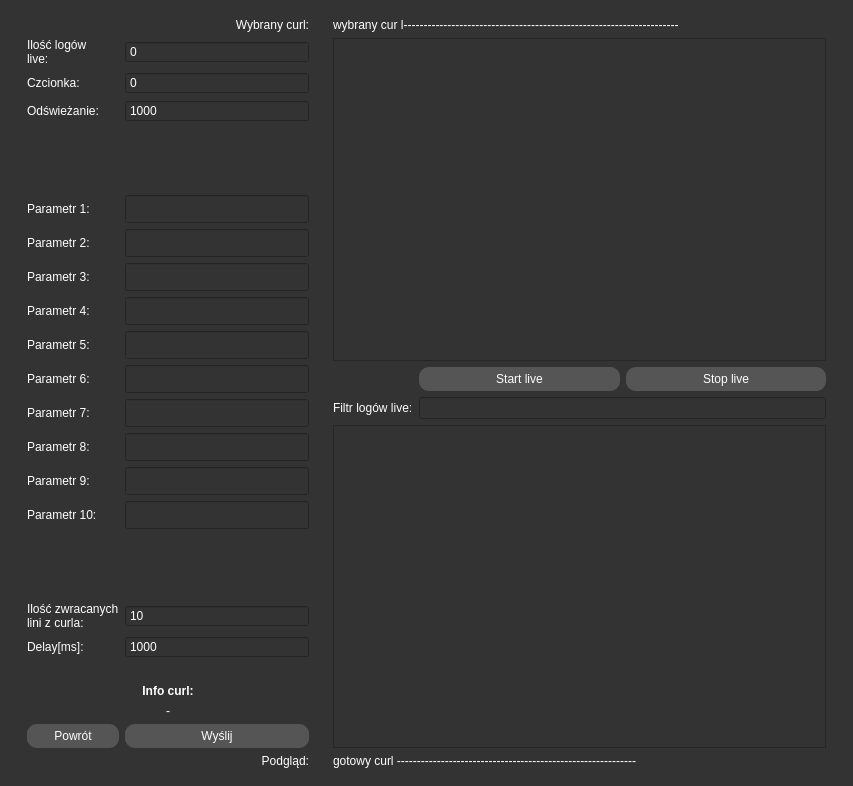
<?xml version="1.0" encoding="UTF-8"?>
<ui version="4.0">
 <class>MainWindow</class>
 <widget class="QMainWindow" name="MainWindow">
  <property name="geometry">
   <rect>
    <x>0</x>
    <y>0</y>
    <width>853</width>
    <height>786</height>
   </rect>
  </property>
  <property name="minimumSize">
   <size>
    <width>853</width>
    <height>786</height>
   </size>
  </property>
  <property name="windowTitle">
   <string>MainWindow</string>
  </property>
  <property name="styleSheet">
   <string notr="true">*{
	color:#fff;
	font:20px  &quot;Lucida Sans&quot;;
	
}
QWidget{
background-color: #333333;

}

QPushButton{
	color:#fff;
	background-color:#555555;
	border-radius: 10px;
	padding:5px;
}

QPushButton::hover{
	background-color:#111;
}

QPushButton::pressed{
	color:#111;
	background-color:#22aa33;
}</string>
  </property>
  <widget class="QWidget" name="centralwidget">
   <layout class="QGridLayout" name="gridLayout">
    <item row="0" column="1">
     <widget class="QStackedWidget" name="stackedWidget">
      <property name="currentIndex">
       <number>2</number>
      </property>
      <widget class="QWidget" name="homePage">
       <layout class="QGridLayout" name="gridLayout_2">
        <item row="3" column="0">
         <widget class="QPushButton" name="openJsonButton">
          <property name="sizePolicy">
           <sizepolicy hsizetype="Preferred" vsizetype="Preferred">
            <horstretch>0</horstretch>
            <verstretch>0</verstretch>
           </sizepolicy>
          </property>
          <property name="styleSheet">
           <string notr="true">font: 40pt &quot;MS Shell Dlg 2&quot;;</string>
          </property>
          <property name="text">
           <string>Otwórz plik JSON</string>
          </property>
         </widget>
        </item>
        <item row="0" column="0" colspan="2">
         <widget class="QLabel" name="label">
          <property name="font">
           <font>
            <family>MS Shell Dlg 2</family>
            <pointsize>60</pointsize>
            <weight>50</weight>
            <italic>false</italic>
            <bold>false</bold>
           </font>
          </property>
          <property name="styleSheet">
           <string notr="true">font: 60pt &quot;MS Shell Dlg 2&quot;;</string>
          </property>
          <property name="text">
           <string>Curlator</string>
          </property>
          <property name="alignment">
           <set>Qt::AlignCenter</set>
          </property>
         </widget>
        </item>
        <item row="3" column="1">
         <widget class="QPushButton" name="helpButton">
          <property name="sizePolicy">
           <sizepolicy hsizetype="Preferred" vsizetype="Preferred">
            <horstretch>0</horstretch>
            <verstretch>0</verstretch>
           </sizepolicy>
          </property>
          <property name="styleSheet">
           <string notr="true">font: 40pt &quot;MS Shell Dlg 2&quot;;</string>
          </property>
          <property name="text">
           <string>Pomoc</string>
          </property>
         </widget>
        </item>
        <item row="1" column="0" colspan="2">
         <widget class="QLabel" name="infoHomePage">
          <property name="text">
           <string/>
          </property>
          <property name="alignment">
           <set>Qt::AlignCenter</set>
          </property>
         </widget>
        </item>
       </layout>
      </widget>
      <widget class="QWidget" name="curlsPage">
       <layout class="QGridLayout" name="gridLayout_3">
        <item row="1" column="1">
         <widget class="QListWidget" name="curlList"/>
        </item>
        <item row="0" column="1">
         <widget class="QLabel" name="label_2">
          <property name="text">
           <string>Wybierz curla:</string>
          </property>
         </widget>
        </item>
       </layout>
      </widget>
      <widget class="QWidget" name="curlPage">
       <property name="styleSheet">
        <string notr="true">QLabel{
font: 12pt &quot;MS Shell Dlg 2&quot;;

}

QTextEdit{
	font: 12pt &quot;MS Shell Dlg 2&quot;;
}</string>
       </property>
       <layout class="QHBoxLayout" name="horizontalLayout">
        <item>
         <widget class="QWidget" name="widget_2" native="true">
          <property name="sizePolicy">
           <sizepolicy hsizetype="Maximum" vsizetype="Preferred">
            <horstretch>0</horstretch>
            <verstretch>0</verstretch>
           </sizepolicy>
          </property>
          <property name="maximumSize">
           <size>
            <width>300</width>
            <height>16777215</height>
           </size>
          </property>
          <property name="styleSheet">
           <string notr="true">QLineEdit{

font-size:12px;
padding:5px;
}

QLabel{

font-size:12px;
}</string>
          </property>
          <layout class="QGridLayout" name="gridLayout_4">
           <property name="topMargin">
            <number>0</number>
           </property>
           <property name="bottomMargin">
            <number>0</number>
           </property>
           <item row="4" column="0">
            <spacer name="verticalSpacer">
             <property name="orientation">
              <enum>Qt::Vertical</enum>
             </property>
             <property name="sizeType">
              <enum>QSizePolicy::Expanding</enum>
             </property>
             <property name="sizeHint" stdset="0">
              <size>
               <width>20</width>
               <height>40</height>
              </size>
             </property>
            </spacer>
           </item>
           <item row="13" column="0">
            <widget class="QLabel" name="p9label">
             <property name="text">
              <string>Parametr 9:</string>
             </property>
            </widget>
           </item>
           <item row="7" column="0">
            <widget class="QLabel" name="p3label">
             <property name="text">
              <string>Parametr 3:</string>
             </property>
            </widget>
           </item>
           <item row="6" column="1">
            <widget class="QLineEdit" name="p2"/>
           </item>
           <item row="0" column="1" alignment="Qt::AlignTop">
            <widget class="QLabel" name="label_3">
             <property name="sizePolicy">
              <sizepolicy hsizetype="Preferred" vsizetype="Maximum">
               <horstretch>0</horstretch>
               <verstretch>0</verstretch>
              </sizepolicy>
             </property>
             <property name="text">
              <string>Wybrany curl:</string>
             </property>
             <property name="alignment">
              <set>Qt::AlignRight|Qt::AlignTrailing|Qt::AlignVCenter</set>
             </property>
            </widget>
           </item>
           <item row="5" column="0">
            <widget class="QLabel" name="p1label">
             <property name="text">
              <string>Parametr 1:</string>
             </property>
            </widget>
           </item>
           <item row="9" column="0">
            <widget class="QLabel" name="p5label">
             <property name="text">
              <string>Parametr 5:</string>
             </property>
            </widget>
           </item>
           <item row="19" column="0" colspan="2">
            <widget class="QLabel" name="label_20">
             <property name="sizePolicy">
              <sizepolicy hsizetype="Preferred" vsizetype="Maximum">
               <horstretch>0</horstretch>
               <verstretch>0</verstretch>
              </sizepolicy>
             </property>
             <property name="font">
              <font>
               <family>MS Shell Dlg 2</family>
               <pointsize>-1</pointsize>
               <weight>75</weight>
               <italic>false</italic>
               <bold>true</bold>
              </font>
             </property>
             <property name="styleSheet">
              <string notr="true">margin-top:20px;
font-weight:bold;</string>
             </property>
             <property name="text">
              <string>Info curl:</string>
             </property>
             <property name="alignment">
              <set>Qt::AlignCenter</set>
             </property>
            </widget>
           </item>
           <item row="20" column="0" colspan="2">
            <widget class="QLabel" name="infoCurlLabel">
             <property name="sizePolicy">
              <sizepolicy hsizetype="Preferred" vsizetype="Maximum">
               <horstretch>0</horstretch>
               <verstretch>0</verstretch>
              </sizepolicy>
             </property>
             <property name="text">
              <string>-</string>
             </property>
             <property name="alignment">
              <set>Qt::AlignCenter</set>
             </property>
            </widget>
           </item>
           <item row="13" column="1">
            <widget class="QLineEdit" name="p9"/>
           </item>
           <item row="11" column="0">
            <widget class="QLabel" name="p7label">
             <property name="text">
              <string>Parametr 7:</string>
             </property>
            </widget>
           </item>
           <item row="12" column="0">
            <widget class="QLabel" name="p8label">
             <property name="text">
              <string>Parametr 8:</string>
             </property>
            </widget>
           </item>
           <item row="8" column="1">
            <widget class="QLineEdit" name="p4"/>
           </item>
           <item row="7" column="1">
            <widget class="QLineEdit" name="p3">
             <property name="text">
              <string/>
             </property>
            </widget>
           </item>
           <item row="24" column="1" alignment="Qt::AlignBottom">
            <widget class="QLabel" name="label_4">
             <property name="sizePolicy">
              <sizepolicy hsizetype="Preferred" vsizetype="Maximum">
               <horstretch>0</horstretch>
               <verstretch>0</verstretch>
              </sizepolicy>
             </property>
             <property name="text">
              <string>Podgląd:</string>
             </property>
             <property name="alignment">
              <set>Qt::AlignRight|Qt::AlignTrailing|Qt::AlignVCenter</set>
             </property>
            </widget>
           </item>
           <item row="2" column="1">
            <widget class="QSpinBox" name="fontSize">
             <property name="sizePolicy">
              <sizepolicy hsizetype="Preferred" vsizetype="Maximum">
               <horstretch>0</horstretch>
               <verstretch>0</verstretch>
              </sizepolicy>
             </property>
             <property name="buttonSymbols">
              <enum>QAbstractSpinBox::NoButtons</enum>
             </property>
            </widget>
           </item>
           <item row="1" column="1">
            <widget class="QSpinBox" name="maxLineLogLive">
             <property name="sizePolicy">
              <sizepolicy hsizetype="Preferred" vsizetype="Maximum">
               <horstretch>0</horstretch>
               <verstretch>0</verstretch>
              </sizepolicy>
             </property>
             <property name="maximumSize">
              <size>
               <width>9999</width>
               <height>16777215</height>
              </size>
             </property>
             <property name="buttonSymbols">
              <enum>QAbstractSpinBox::NoButtons</enum>
             </property>
             <property name="maximum">
              <number>3000</number>
             </property>
            </widget>
           </item>
           <item row="5" column="1">
            <widget class="QLineEdit" name="p1"/>
           </item>
           <item row="6" column="0">
            <widget class="QLabel" name="p2label">
             <property name="text">
              <string>Parametr 2:</string>
             </property>
            </widget>
           </item>
           <item row="10" column="0">
            <widget class="QLabel" name="p6label">
             <property name="text">
              <string>Parametr 6:</string>
             </property>
            </widget>
           </item>
           <item row="8" column="0">
            <widget class="QLabel" name="p4label">
             <property name="text">
              <string>Parametr 4:</string>
             </property>
            </widget>
           </item>
           <item row="1" column="0">
            <widget class="QLabel" name="label_6">
             <property name="text">
              <string>Ilość logów
live:</string>
             </property>
            </widget>
           </item>
           <item row="14" column="0">
            <widget class="QLabel" name="p10label">
             <property name="text">
              <string>Parametr 10:</string>
             </property>
            </widget>
           </item>
           <item row="14" column="1">
            <widget class="QLineEdit" name="p10"/>
           </item>
           <item row="2" column="0">
            <widget class="QLabel" name="label_7">
             <property name="text">
              <string>Czcionka:</string>
             </property>
            </widget>
           </item>
           <item row="12" column="1">
            <widget class="QLineEdit" name="p8"/>
           </item>
           <item row="9" column="1">
            <widget class="QLineEdit" name="p5"/>
           </item>
           <item row="10" column="1">
            <widget class="QLineEdit" name="p6"/>
           </item>
           <item row="11" column="1">
            <widget class="QLineEdit" name="p7"/>
           </item>
           <item row="23" column="1">
            <widget class="QPushButton" name="sendPushButton">
             <property name="sizePolicy">
              <sizepolicy hsizetype="Preferred" vsizetype="Maximum">
               <horstretch>0</horstretch>
               <verstretch>0</verstretch>
              </sizepolicy>
             </property>
             <property name="text">
              <string>Wyślij</string>
             </property>
            </widget>
           </item>
           <item row="23" column="0">
            <widget class="QPushButton" name="backPushButton">
             <property name="sizePolicy">
              <sizepolicy hsizetype="Preferred" vsizetype="Maximum">
               <horstretch>0</horstretch>
               <verstretch>0</verstretch>
              </sizepolicy>
             </property>
             <property name="text">
              <string>Powrót</string>
             </property>
            </widget>
           </item>
           <item row="15" column="0">
            <spacer name="verticalSpacer_2">
             <property name="orientation">
              <enum>Qt::Vertical</enum>
             </property>
             <property name="sizeHint" stdset="0">
              <size>
               <width>20</width>
               <height>40</height>
              </size>
             </property>
            </spacer>
           </item>
           <item row="16" column="0">
            <widget class="QLabel" name="label_9">
             <property name="text">
              <string>Ilość zwracanych
lini z curla:</string>
             </property>
            </widget>
           </item>
           <item row="16" column="1">
            <widget class="QSpinBox" name="countLineForCurl">
             <property name="buttonSymbols">
              <enum>QAbstractSpinBox::NoButtons</enum>
             </property>
             <property name="value">
              <number>10</number>
             </property>
            </widget>
           </item>
           <item row="3" column="0">
            <widget class="QLabel" name="label_5">
             <property name="styleSheet">
              <string notr="true">spacing-bottom:20px;</string>
             </property>
             <property name="text">
              <string>Odświeżanie:</string>
             </property>
            </widget>
           </item>
           <item row="3" column="1">
            <widget class="QSpinBox" name="timerPHSLive">
             <property name="styleSheet">
              <string notr="true"/>
             </property>
             <property name="buttonSymbols">
              <enum>QAbstractSpinBox::NoButtons</enum>
             </property>
             <property name="minimum">
              <number>100</number>
             </property>
             <property name="maximum">
              <number>2000</number>
             </property>
             <property name="singleStep">
              <number>100</number>
             </property>
             <property name="value">
              <number>1000</number>
             </property>
            </widget>
           </item>
           <item row="17" column="0">
            <widget class="QLabel" name="label_10">
             <property name="text">
              <string>Delay[ms]:</string>
             </property>
            </widget>
           </item>
           <item row="17" column="1">
            <widget class="QSpinBox" name="delayForCurlResponse">
             <property name="buttonSymbols">
              <enum>QAbstractSpinBox::NoButtons</enum>
             </property>
             <property name="minimum">
              <number>100</number>
             </property>
             <property name="maximum">
              <number>5000</number>
             </property>
             <property name="singleStep">
              <number>100</number>
             </property>
             <property name="value">
              <number>1000</number>
             </property>
            </widget>
           </item>
          </layout>
         </widget>
        </item>
        <item>
         <widget class="QWidget" name="widget" native="true">
          <property name="sizePolicy">
           <sizepolicy hsizetype="Preferred" vsizetype="Preferred">
            <horstretch>0</horstretch>
            <verstretch>0</verstretch>
           </sizepolicy>
          </property>
          <property name="minimumSize">
           <size>
            <width>150</width>
            <height>0</height>
           </size>
          </property>
          <layout class="QGridLayout" name="gridLayout_5">
           <property name="topMargin">
            <number>0</number>
           </property>
           <property name="bottomMargin">
            <number>0</number>
           </property>
           <item row="2" column="4">
            <widget class="QPushButton" name="stopLiveLog">
             <property name="text">
              <string>Stop live</string>
             </property>
            </widget>
           </item>
           <item row="1" column="2" colspan="3">
            <widget class="QTextEdit" name="logPHSLive">
             <property name="sizePolicy">
              <sizepolicy hsizetype="Preferred" vsizetype="Preferred">
               <horstretch>0</horstretch>
               <verstretch>0</verstretch>
              </sizepolicy>
             </property>
             <property name="readOnly">
              <bool>true</bool>
             </property>
            </widget>
           </item>
           <item row="4" column="2" colspan="3">
            <widget class="QTextEdit" name="logAfterCurl">
             <property name="sizePolicy">
              <sizepolicy hsizetype="Preferred" vsizetype="Preferred">
               <horstretch>0</horstretch>
               <verstretch>0</verstretch>
              </sizepolicy>
             </property>
             <property name="readOnly">
              <bool>true</bool>
             </property>
            </widget>
           </item>
           <item row="5" column="2" colspan="3">
            <widget class="QLabel" name="finishedCurl">
             <property name="sizePolicy">
              <sizepolicy hsizetype="Preferred" vsizetype="Maximum">
               <horstretch>0</horstretch>
               <verstretch>0</verstretch>
              </sizepolicy>
             </property>
             <property name="styleSheet">
              <string notr="true">font-size:12px;</string>
             </property>
             <property name="text">
              <string>gotowy curl ------------------------------------------------------------</string>
             </property>
            </widget>
           </item>
           <item row="3" column="2">
            <widget class="QLabel" name="label_8">
             <property name="sizePolicy">
              <sizepolicy hsizetype="Maximum" vsizetype="Preferred">
               <horstretch>0</horstretch>
               <verstretch>0</verstretch>
              </sizepolicy>
             </property>
             <property name="text">
              <string>Filtr logów live:</string>
             </property>
            </widget>
           </item>
           <item row="2" column="3">
            <widget class="QPushButton" name="startLiveLog">
             <property name="text">
              <string>Start live</string>
             </property>
            </widget>
           </item>
           <item row="0" column="2" colspan="3">
            <widget class="QLabel" name="checgedCurl">
             <property name="sizePolicy">
              <sizepolicy hsizetype="Preferred" vsizetype="Maximum">
               <horstretch>0</horstretch>
               <verstretch>0</verstretch>
              </sizepolicy>
             </property>
             <property name="styleSheet">
              <string notr="true">font-size:12px;</string>
             </property>
             <property name="text">
              <string>wybrany cur l---------------------------------------------------------------------</string>
             </property>
            </widget>
           </item>
           <item row="3" column="3" colspan="2">
            <widget class="QLineEdit" name="grepLineEdit">
             <property name="sizePolicy">
              <sizepolicy hsizetype="Preferred" vsizetype="Maximum">
               <horstretch>0</horstretch>
               <verstretch>0</verstretch>
              </sizepolicy>
             </property>
             <property name="text">
              <string/>
             </property>
            </widget>
           </item>
          </layout>
         </widget>
        </item>
       </layout>
      </widget>
      <widget class="QWidget" name="localHostPage">
       <layout class="QGridLayout" name="gridLayout_6">
        <item row="4" column="0">
         <widget class="QLabel" name="pathInfoLabel">
          <property name="sizePolicy">
           <sizepolicy hsizetype="Preferred" vsizetype="Maximum">
            <horstretch>0</horstretch>
            <verstretch>0</verstretch>
           </sizepolicy>
          </property>
          <property name="text">
           <string/>
          </property>
         </widget>
        </item>
        <item row="3" column="0">
         <widget class="QPushButton" name="pathForLogButton">
          <property name="sizePolicy">
           <sizepolicy hsizetype="Preferred" vsizetype="Preferred">
            <horstretch>0</horstretch>
            <verstretch>0</verstretch>
           </sizepolicy>
          </property>
          <property name="styleSheet">
           <string notr="true">font-size:40px;</string>
          </property>
          <property name="text">
           <string>Wybierz folder do logów</string>
          </property>
         </widget>
        </item>
        <item row="0" column="0">
         <widget class="QLabel" name="label_11">
          <property name="font">
           <font>
            <family>Lucida Sans</family>
            <pointsize>-1</pointsize>
            <weight>75</weight>
            <italic>false</italic>
            <bold>true</bold>
           </font>
          </property>
          <property name="styleSheet">
           <string notr="true">font-weight:bold;
font-size:40px;</string>
          </property>
          <property name="text">
           <string>Ustawienia dla lokalnej Apki</string>
          </property>
          <property name="alignment">
           <set>Qt::AlignCenter</set>
          </property>
         </widget>
        </item>
        <item row="1" column="0">
         <widget class="QLabel" name="label_12">
          <property name="sizePolicy">
           <sizepolicy hsizetype="Preferred" vsizetype="Preferred">
            <horstretch>0</horstretch>
            <verstretch>0</verstretch>
           </sizepolicy>
          </property>
          <property name="styleSheet">
           <string notr="true">font-size:30px;</string>
          </property>
          <property name="text">
           <string>Wybierz folder gdzie znajdują się logi
format logów powinien wyglądać np.
( 2023_03_31_logging.log )</string>
          </property>
          <property name="alignment">
           <set>Qt::AlignCenter</set>
          </property>
         </widget>
        </item>
        <item row="2" column="0">
         <spacer name="verticalSpacer_3">
          <property name="orientation">
           <enum>Qt::Vertical</enum>
          </property>
          <property name="sizeType">
           <enum>QSizePolicy::Preferred</enum>
          </property>
          <property name="sizeHint" stdset="0">
           <size>
            <width>20</width>
            <height>40</height>
           </size>
          </property>
         </spacer>
        </item>
       </layout>
      </widget>
      <widget class="QWidget" name="page_2"/>
     </widget>
    </item>
   </layout>
  </widget>
 </widget>
 <tabstops>
  <tabstop>p1</tabstop>
  <tabstop>p2</tabstop>
  <tabstop>p3</tabstop>
  <tabstop>p4</tabstop>
  <tabstop>p5</tabstop>
  <tabstop>p6</tabstop>
  <tabstop>p7</tabstop>
  <tabstop>p8</tabstop>
  <tabstop>p9</tabstop>
  <tabstop>p10</tabstop>
  <tabstop>sendPushButton</tabstop>
  <tabstop>backPushButton</tabstop>
  <tabstop>maxLineLogLive</tabstop>
  <tabstop>helpButton</tabstop>
  <tabstop>curlList</tabstop>
  <tabstop>openJsonButton</tabstop>
  <tabstop>fontSize</tabstop>
  <tabstop>countLineForCurl</tabstop>
  <tabstop>timerPHSLive</tabstop>
  <tabstop>delayForCurlResponse</tabstop>
  <tabstop>stopLiveLog</tabstop>
  <tabstop>logPHSLive</tabstop>
  <tabstop>logAfterCurl</tabstop>
  <tabstop>startLiveLog</tabstop>
  <tabstop>grepLineEdit</tabstop>
  <tabstop>pathForLogButton</tabstop>
 </tabstops>
 <resources/>
 <connections/>
</ui>
